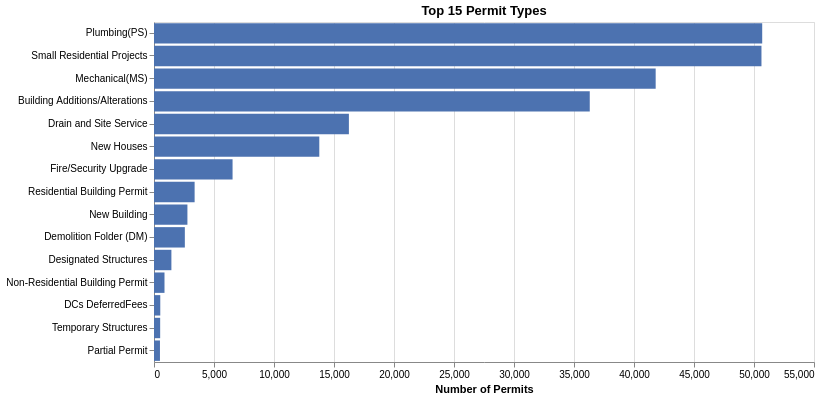

This figure's notebook cell:
### Markdown cell above
## 3. What Types of Permits Are Filed?

Plumbing and Small Residential Projects dominate the dataset, each accounting for roughly 22 % of all active permits.

### Code cell
permit_types = (
    df.group_by("PERMIT_TYPE")
    .agg(pl.len().alias("count"))
    .sort("count", descending=True)
    .head(15)
)

alt.Chart(permit_types).mark_bar(color="#4C72B0").encode(
    x=alt.X("count:Q", title="Number of Permits"),
    y=alt.Y("PERMIT_TYPE:N", sort="-x", title=None),
    tooltip=["PERMIT_TYPE", "count"],
).properties(title="Top 15 Permit Types", width=660, height=340)

### Figure 1 — Vega-Lite specification as saved in the notebook (floating-point values rounded to 4 significant figures)
{"config": {"view": {"continuousWidth": 300, "continuousHeight": 300}}, "data": {"name": "data-d40addb2ee767fd1b7345bd51967d649"}, "mark": {"type": "bar", "color": "#4C72B0"}, "encoding": {"tooltip": [{"field": "PERMIT_TYPE", "type": "nominal"}, {"field": "count", "type": "quantitative"}], "x": {"field": "count", "title": "Number of Permits", "type": "quantitative"}, "y": {"field": "PERMIT_TYPE", "sort": "-x", "title": null, "type": "nominal"}}, "height": 340, "title": "Top 15 Permit Types", "width": 660, "$schema": "https://vega.github.io/schema/vega-lite/v6.4.1.json", "datasets": {"data-d40addb2ee767fd1b7345bd51967d649": [{"PERMIT_TYPE": "Plumbing(PS)", "count": 50684}, {"PERMIT_TYPE": "Small Residential Projects", "count": 50622}, {"PERMIT_TYPE": "Mechanical(MS)", "count": 41806}, {"PERMIT_TYPE": "Building Additions/Alterations", "count": 36313}, {"PERMIT_TYPE": "Drain and Site Service", "count": 16241}, {"PERMIT_TYPE": "New Houses", "count": 13775}, {"PERMIT_TYPE": "Fire/Security Upgrade", "count": 6547}, {"PERMIT_TYPE": "Residential Building Permit", "count": 3385}, {"PERMIT_TYPE": "New Building", "count": 2785}, {"PERMIT_TYPE": "Demolition Folder (DM)", "count": 2570}, {"PERMIT_TYPE": "Designated Structures", "count": 1450}, {"PERMIT_TYPE": "Non-Residential Building Permit", "count": 875}, {"PERMIT_TYPE": "DCs DeferredFees", "count": 523}, {"PERMIT_TYPE": "Temporary Structures", "count": 514}, {"PERMIT_TYPE": "Partial Permit", "count": 497}]}}
